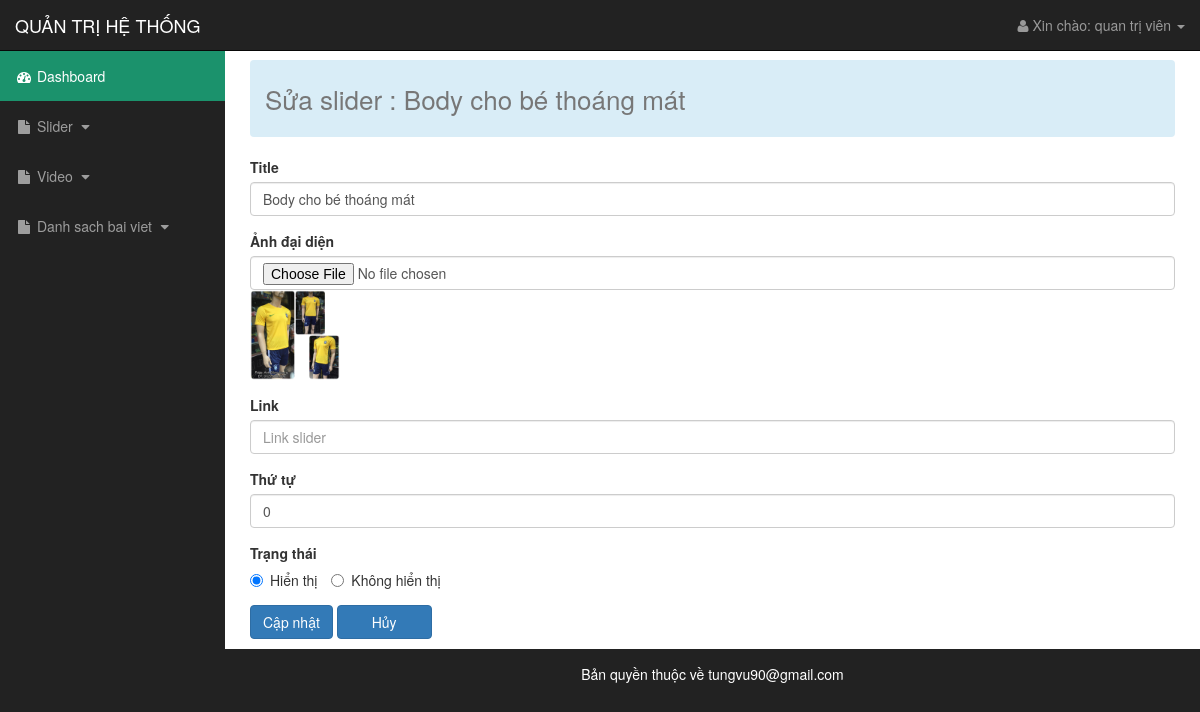
The page /admin/add_slider2.php?id=33 on the database its author committed.
### tables this page shows
CREATE TABLE `tblslider` (
  `id` int(10) NOT NULL,
  `title` varchar(100) NOT NULL,
  `anh` varchar(200) DEFAULT NULL,
  `anh_thumb` varchar(200) DEFAULT NULL,
  `link` varchar(200) NOT NULL,
  `ordernum` int(10) NOT NULL,
  `status` int(1) NOT NULL
);

### admin/add_slider2.php (the view, shortened to what this page needs)
<?php include('includes/header.php') ?>
<?php include('../inc/images_helper.php') ?>
<?php
if(isset($_GET['id']) && filter_var($_GET['id'],FILTER_VALIDATE_INT,array('min_ranger'=>1))){
	$id = $_GET['id'];
	$sql = "SELECT * FROM tblslider WHERE id={$id}";
	$query = mysqli_query($dbc,$sql);
	if(mysqli_affected_rows($dbc)){
		$row_edit = mysqli_fetch_assoc($query);
	}else {
		header('Location:list_slider.php');
	}
}
?>
<div class="row">
	<div class="col-lg-12 col-md-12 col-xs-12 col-sm-12">
		<form name="frmadd_slider" method="POST" enctype="multipart/form-data">
			<nav aria-label="breadcrumb">
			  <ol class="breadcrumb">
			    <li class="breadcrumb-item active" aria-current="page"><?= (isset($id))?'Sửa slider : '.$row_edit['title']:'Thêm mới slider' ?></li>
			  </ol>
			</nav>
			<div class="form-group">
				<label>Title</label>
				<input type="text" name="title" class="form-control <?php if(isset($errors['title'])) echo 'not-invalid'; ?>" placeholder="Tiêu đề" value="<?= (isset($id))? $row_edit['title']:'';?> <?=  (isset($_POST['submit']))? $_POST['title']:''; ?>">
			</div>
			<div class="form-group">
				<label>Ảnh đại diện</label>
				<input type="file" name="anh" class="form-control <?php if(isset($errors['anh'])) echo 'not-invalid'; ?>" placeholder="Ảnh đại diện" value="<?= (isset($id))? $row_edit['anh']:''; ?><?=  (isset($_POST['submit']))? $_POST['anh']:''; ?>">
				<?php if (isset($id)): ?>
					<img src="../<?= $row_edit['anh'] ?>" style="max-height: 90px">
				<?php endif ?>
			</div>
			<div class="form-group">
				<label>Link</label>
				<input type="text" name="link" class="form-control <?php if(isset($errors['link'])) echo 'not-invalid'; ?>" placeholder="Link slider" value="<?= (isset($id))? $row_edit['link']:''; ?><?=  (isset($_POST['submit']))? $_POST['link']:''; ?>">
			</div>
			<div class="form-group">
				<label>Thứ tự</label>
				<input type="number" name="ordernum" class="form-control <?php if(isset($errors['number'])) echo 'not-invalid'; ?>" placeholder="Number" value="<?= (isset($id))? $row_edit['ordernum']:''; ?><?=  (isset($_POST['submit']))? $_POST['ordernum']:''; ?>">
			</div>
			<div class="form-group">
				<label style="display: block;">Trạng thái</label>
				<label class="radio-inline"><input type="radio" name="status" value="1" <?=  (isset($_POST['submit']) && $_POST['status']==1)? 'checked="checked"':''; ?> <?= (isset($id) && $row_edit['status']==1)?'checked="checked"':'' ?> checked="checked">Hiển thị</label>
				<label class="radio-inline"><input type="radio" name="status" value="0" <?=  (isset($_POST['submit']) && $_POST['status']==0)? 'checked="checked"':''; ?><?= (isset($id) && $row_edit['status']==0)?'checked="checked"':'' ?>>Không hiển thị</label>
			</div>
			<input type="submit" name="submit" class="btn btn-primary" value="<?= (!isset($id)) ? 'Thêm mới':'Cập nhật'; ?>">
			<a href="list_slider.php"><button type="button" name="button" class="btn btn-primary" style="padding: 6px 34px;">   Hủy   </button></a>
		</form>
	</div>
</div>
<?php include('includes/footer.php') ?>

### css/sb-admin.css (style rules this page uses)
body { margin-top: 100px; background-color: #222; }
@media (min-width:768px) { body { margin-top: 50px; } }

### admin/styles/styles.css (style rules this page uses)
.breadcrumb { background-color: #d9edf7; padding: 20px 15px; }
.breadcrumb>li { color: #0012ff; font-size: 26px;" }

### rows shown on the page
tblslider: title "Body cho bé thoáng mát", anh (picture), ordernum "0", status "☑ Hiển thị", status "☐ Không hiển thị"
